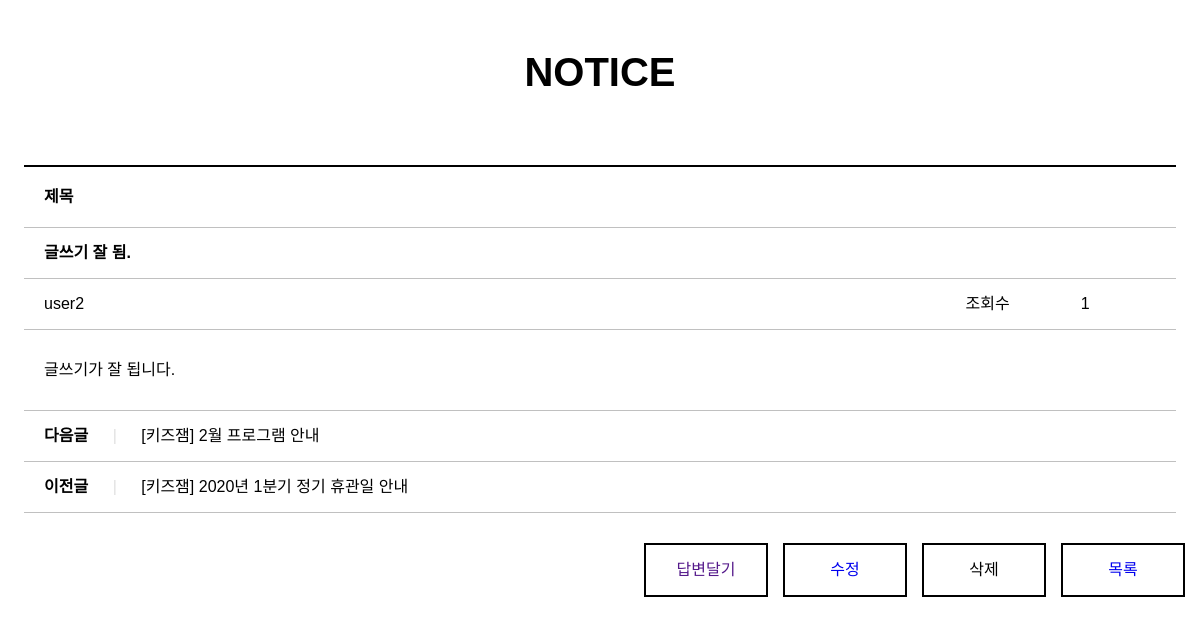
/board/12/bview/, run on an earlier commit of the app's database.
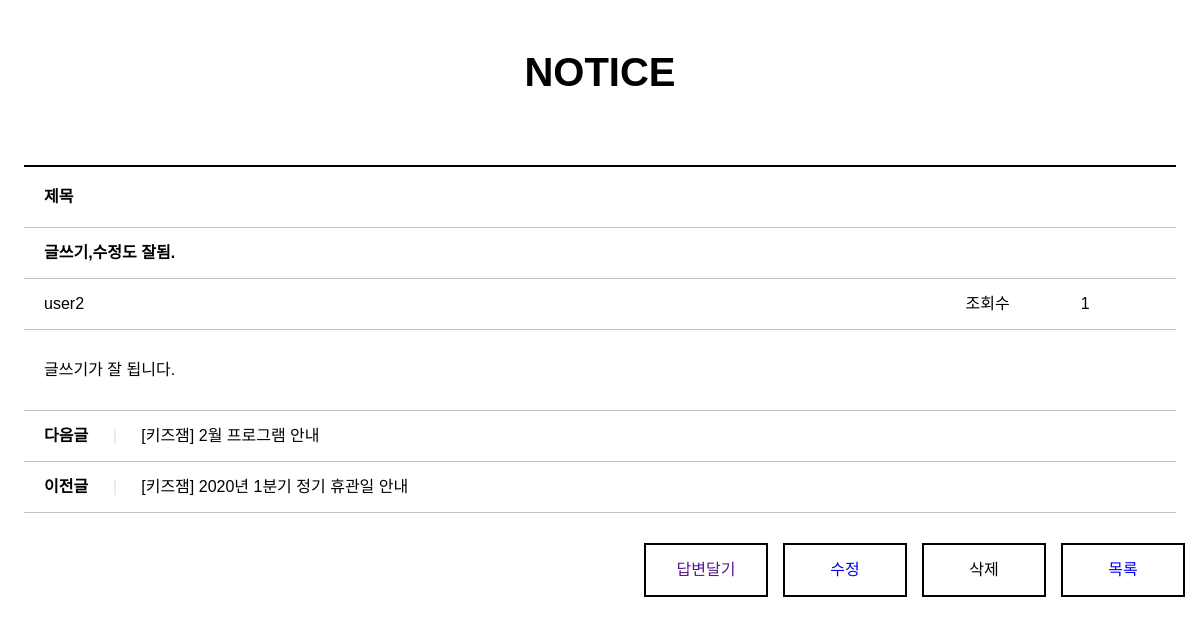
And on a later commit of the database.
### board/models.py (models this page shows, shortened)
class Freeboard(models.Model):
    b_no = models.AutoField(primary_key=True)
    b_id = models.CharField(max_length=100)
    b_title = models.CharField(max_length=1000)
    b_content = models.TextField()
    b_date = models.DateTimeField(default=datetime.now(),blank=True)
    b_hit = models.IntegerField(default=1)

### board/views.py (the view)
# urls.py: path('<str:b_no>/bview/',views.bview,name='bview'),
def bview(request,b_no):
    qs = Freeboard.objects.get(b_no=b_no)
    context={'board':qs}
    return render(request,'content_view.html',context)

### board/templates/content_view.html (shortened to what this page needs)
{% load static %}
<!DOCTYPE html>
<html>
<head>
  <link rel="stylesheet" href="https://cdnjs.cloudflare.com/ajax/libs/font-awesome/5.12.1/css/all.min.css">
  <link rel="stylesheet" href="{% static 'css/style.css' %}">
  <link rel="stylesheet" href="{% static 'css/read.css' %}">
</head>
<body>
<section>
    <h1>NOTICE</h1>
    <table>
      <colgroup>
        <col width="80%">
        <col width="10%">
        <col width="10%">
      </colgroup>
      {% if board %}
      <tr>
        <th colspan="3">제목</th>
      </tr>
      <tr>
        <td colspan="3"><strong>{{board.b_title}}</strong></td>
      </tr>
      <tr>
        <td>{{board.b_id }}</td>
        <td>조회수</td>
        <td>{{board.b_hit }}</td>
      </tr>
      <tr>
        <td colspan="3" class="article">{{board.b_content }}</td>
      </tr>
      <tr>
        <td colspan="3"><strong>다음글</strong> <span class="separator">|</span> [키즈잼] 2월 프로그램 안내</td>
      </tr>
      <tr>
        <td colspan="3"><strong>이전글</strong> <span class="separator">|</span> [키즈잼] 2020년 1분기 정기 휴관일 안내</td>
      </tr>
    </table>
    {% endif %}
    <a href="{% url 'board:blist' %}"><div class="list">목록</div></a>
    <a onclick="deleteBtn()"><div class="list">삭제</div></a>
    <a href="{% url 'board:bmodify' board.b_no %}"><div class="list">수정</div></a>
    <a href=""><div class="list">답변달기</div></a>
  </section>
</body>
</html>

What changed in the data, as far as the page shows it:
changed Freeboard "user2": b_title "글쓰기 잘 됨." → "글쓰기,수정도 잘됨."
